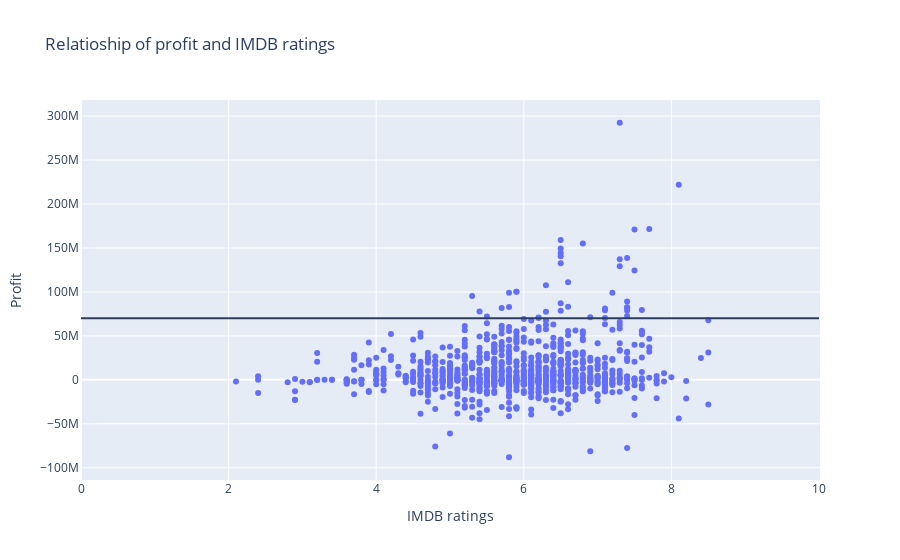

Notebook code for this chart:
### Code cell
viz.img1(merged_df)

### Figure 1 — Plotly figure (JSON) as saved in the notebook; plotly's stock layout.template omitted (floating-point values rounded to 4 significant figures; data arrays with more than 128 entries replaced by an {"elided": "..."} marker saying what was removed)
{"data": [{"customdata": {"elided": "894x1 str values"}, "hovertemplate": "IMDB ratings=%{x}<br>Profit=%{y}<br>title=%{customdata[0]}<extra></extra>", "legendgroup": "", "marker": {"color": "#636efa", "symbol": "circle"}, "mode": "markers", "name": "", "orientation": "v", "showlegend": false, "type": "scatter", "x": {"elided": "894 float values"}, "xaxis": "x", "y": {"elided": "894 float values"}, "yaxis": "y"}], "layout": {"legend": {"tracegroupgap": 0}, "shapes": [{"type": "line", "x0": 0, "x1": 10, "y0": 70000000, "y1": 70000000}], "title": {"text": "Relatioship of profit and IMDB ratings"}, "xaxis": {"anchor": "y", "domain": [0, 1], "title": {"text": "IMDB ratings"}}, "yaxis": {"anchor": "x", "domain": [0, 1], "title": {"text": "Profit"}}}}
